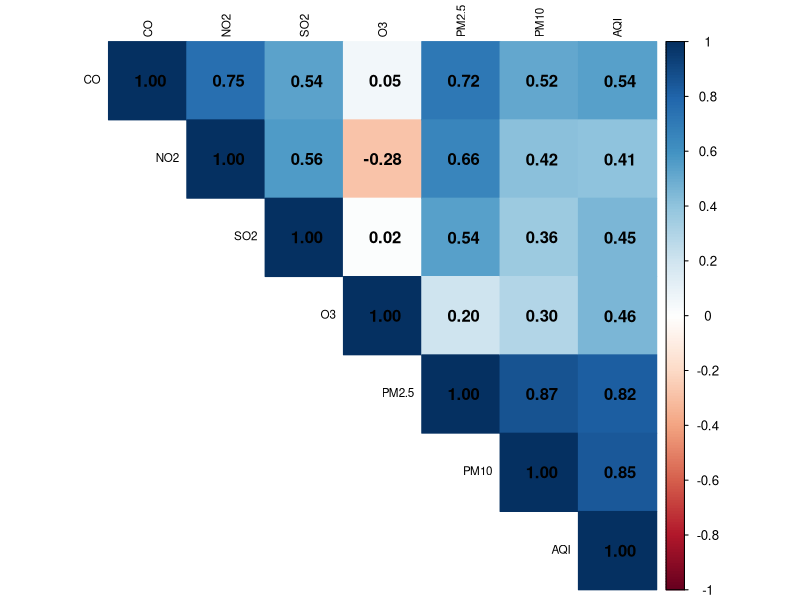
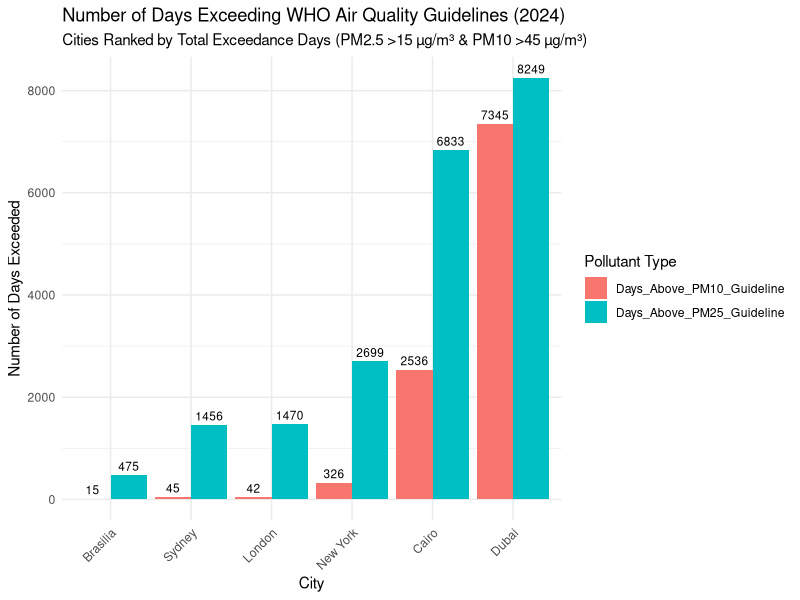
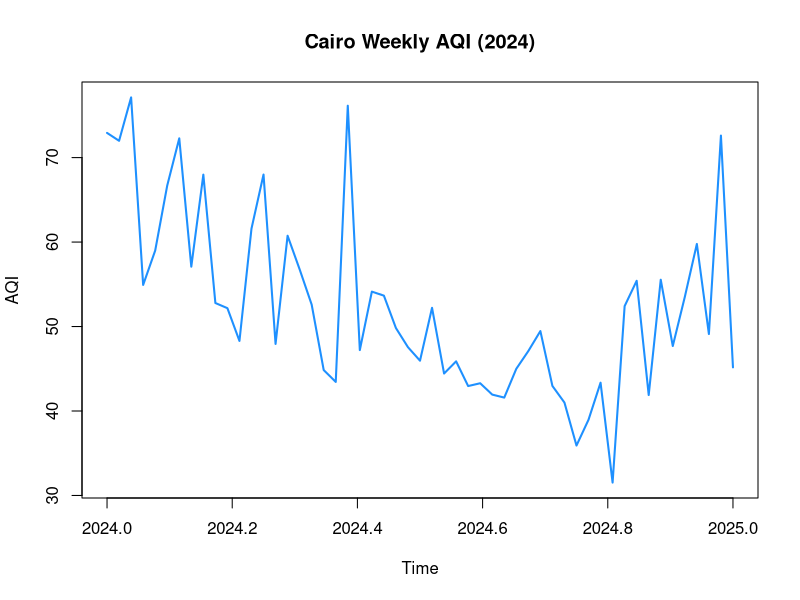
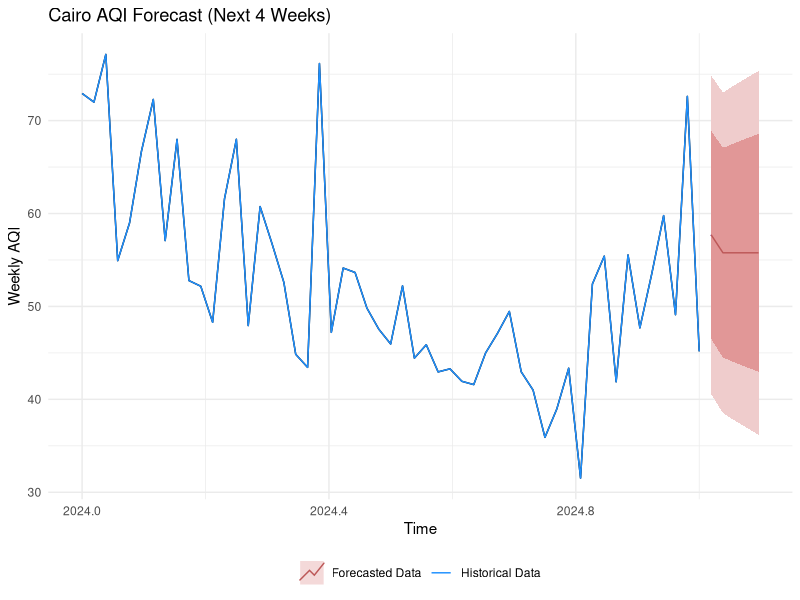
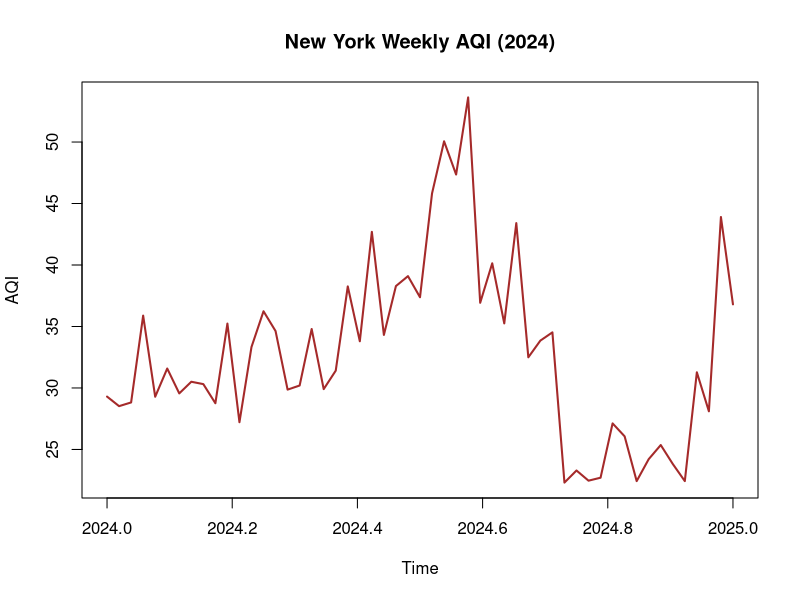
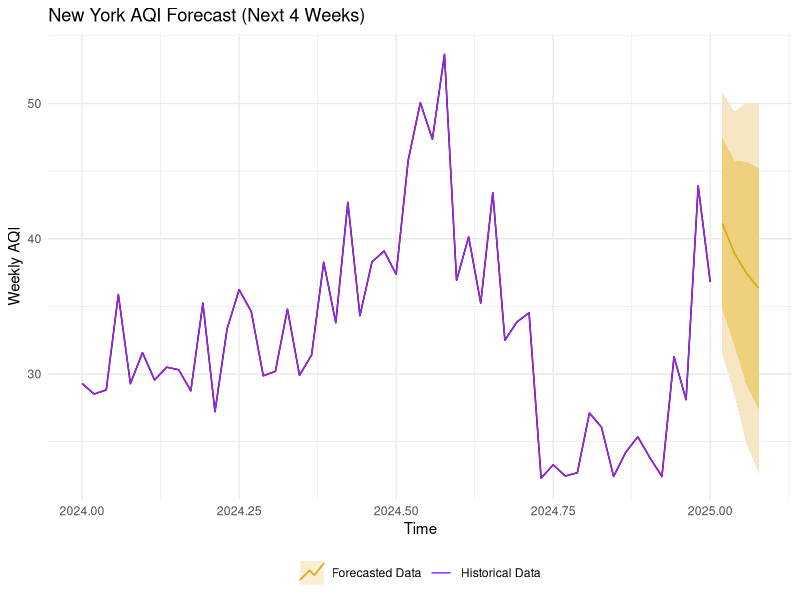
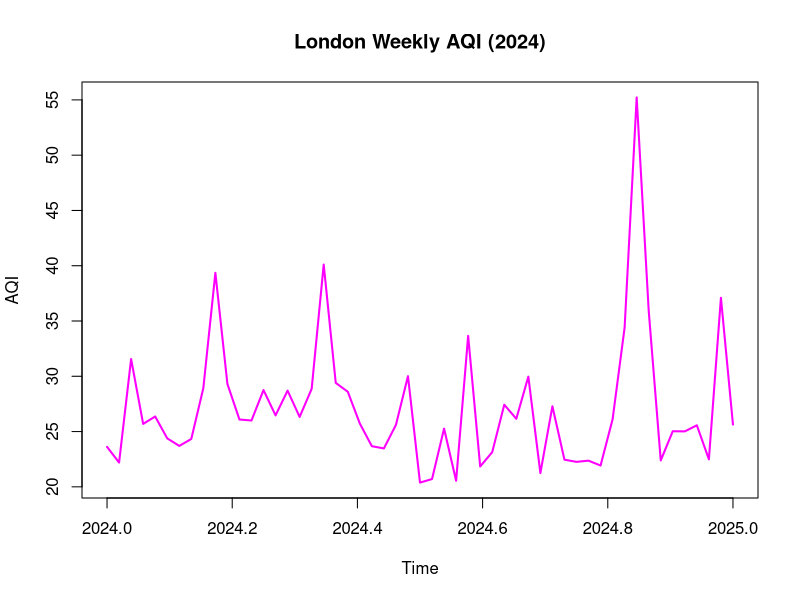
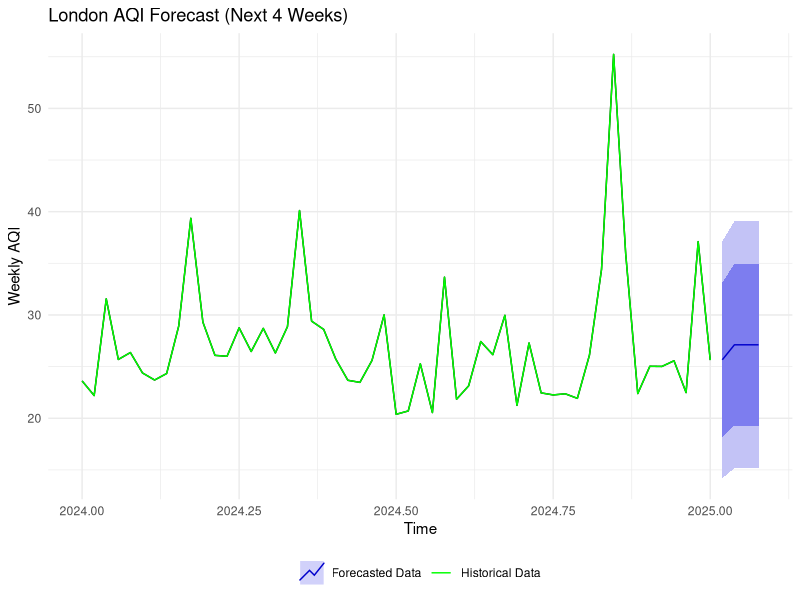

Recreate these plots in R, in order.
# -----------PHASE ONE-----------
#install required packages
install.packages("readr")
install.packages("dplyr")
install.packages("ggplot2")
install.packages("lubridate")
install.packages("corrplot")
install.packages("forecast")
install.packages('tidyr')
# load library()
library("readr")
library("dplyr")
library("ggplot2")
library("dplyr")
library(tidyr)
library(ggplot2)
library(forecast)
#setting working directory
setwd("/home/setup/Desktop/Airquality_Data_Analysis_with_R")
# load the air quality data set
df_aqi <- read_csv("Air_Quality.csv")

# Display the first few rows of the data frame
head(df_aqi)
#getting info about the data
glimpse(df_aqi)

# Statistical summary for numeric columns
summary(df_aqi)
#---------PHASE TWO --------------------
# ---    A -cleaning the Datas
#    ---- 80% of Co2 data is missing we can exclude it from our main correlation analysis
#---- The Date column is currently a character string.
#For any time-series analysis, R needs to recognize it as a date object.
#We can use the ymd_hms() function from the lubridate
#load the lubridate library
library("lubridate")
# Converting the Date column to a proper date-time object
df_aqi <- df_aqi %>%
  mutate(Date = ymd_hms(Date))

#as we got errors in converting some dates to proper date object
#we cleaned the rows rows as part of data cleaning by filtering by if is not [NA]
df_aqi_clean <- df_aqi %>%
  filter(!is.na(Date))

# Check the number of rows to confirm the cleaning worked
print("The number of rows after cleaning:")
print(nrow(df_aqi_clean))

#also lets remove c02 as part of our data cleaning as it has almost 45,000 NA values
#i.e 80% of the values are missing by excluding with - sign
df_final <- df_aqi_clean %>%
  select(-CO2)
# Checking the column names to confirm it was removed
print("The columns in the final data frame are:")
print(names(df_final))
print(nrow(df_final))

# --------------  PHASE3 (DATA ANALYSIS) -------------
# =========   (ONE) Pollutant Correlation Analysis ===========
# Our goal here is to identify which pollutants have the strongest relationship with the Air Quality Index (AQI).
# We'll do this by creating a Correlation matrix and then visualizing it with a correlation heatmap
# corrplot package is required and loaded
library("corrplot")
# (A): we  Select the numeric columns for the analysis
# by  selecting  all columns except 'Date' and 'City'
df_numeric <- df_final %>%
  select(-Date, -City)

# (B):Compute the correlation matrix for the prepared data
correlation_matrix <- cor(df_numeric)
# (C): # Plotting the correlation heatmap
corrplot(correlation_matrix, method = "color", type = "upper",
         addCoef.col = "black", # Add correlation coefficients
         tl.cex = 0.7, # Font size for labels
         tl.col = "black")

#============ (TWO) Health Impact Analysis ========
#Our task is to find out how many days each city exceeded these healthy thresholds during 2024.
#We will then visualize this to make a  statement in presentation.
# (A): we calculate the Days Exceeding WHO Guidelines per City
# with dplyr we can group the data by City and count the number of daily measurements
#that are above the WHO guidelines for both PM2.5 and PM10

# Calculate the number of days each city exceeded the WHO PM2.5 guideline
# ------------------ According to WHO
# PM2.5(fine dust ,most dangerous) : harmful when concentration is greater than [15μg/m³],
# PM10(Coarse Dust): Harmful when concentration is greater than [45μg/m³]
#----------------------
pm25_exceedance <- df_final %>%
  group_by(City) %>%
  summarise(
    Days_Above_PM25_Guideline = sum(PM2.5 > 15, na.rm = TRUE)
  )

# Calculate the number of days each city exceeded the WHO PM10 guideline
pm10_exceedance <- df_final %>%
  group_by(City) %>%
  summarise(
    Days_Above_PM10_Guideline = sum(PM10 > 45, na.rm = TRUE)
  )

# Print the results
print("Days each city exceeded the WHO PM2.5 guideline:")
print(pm25_exceedance)

print("Days each city exceeded the WHO PM10 guideline:")
print(pm10_exceedance)


# Plotting the values in a a Bar chart for easier visualization & disparity between the cities
# Combine the two data frames for easier plotting
combined_exceedance <- left_join(pm25_exceedance, pm10_exceedance, by = "City")

# Reshaping  the data for a better bar chart layout
plot_data <- combined_exceedance %>%
  pivot_longer(
    cols = c("Days_Above_PM25_Guideline", "Days_Above_PM10_Guideline"),
    names_to = "Pollutant",
    values_to = "Days_Exceeded"
  )

# Create the bar chart with reordered cities
ggplot(plot_data, aes(x = reorder(City, Days_Exceeded), y = Days_Exceeded, fill = Pollutant)) +
  geom_bar(stat = "identity", position = "dodge") +
  geom_text(aes(label = Days_Exceeded), position = position_dodge(width = 0.9), vjust = -0.5, size = 3) +
  labs(
    title = "Number of Days Exceeding WHO Air Quality Guidelines (2024)",
    subtitle = "Cities Ranked by Total Exceedance Days (PM2.5 >15 µg/m³ & PM10 >45 µg/m³)",
    x = "City",
    y = "Number of Days Exceeded",
    fill = "Pollutant Type"
  ) +
  theme_minimal() +
  theme(axis.text.x = element_text(angle = 45, hjust = 1))

# ------------(THREE) Time-Series Forecasting for Cairo -----------
# Let's use Cairo, as its high number of exceedance days will
# likely show some interesting trends.
#  we need to filter our data for Cairo and then combine  it to a weekly level.
# Making the time series easier to model, forecast library will be used

# Filtering the data to get only Cairo's records
cairo_data <- df_final %>%
  filter(City == "Cairo")

# combine the data to a weekly average for a cleaner time series
#i.e hours from jan [1-7] becomes week
cairo_ts_data <- cairo_data %>%
  mutate(Week = floor_date(Date, "week")) %>%
  group_by(Week) %>%
  summarise(
    AQI_Weekly = mean(AQI, na.rm = TRUE)
  )

# converting dataframe into a time series object using ts(startdate, frequency)
cairo_ts <- ts(cairo_ts_data$AQI_Weekly, start = c(2024, 1), frequency = 52)

# Plot the time series to visualize the trend
plot(cairo_ts, main = "Cairo Weekly AQI (2024)", xlab = "Time", ylab = "AQI",col = "dodgerblue" ,lwd=2)

# using auto.arima() function to select the best arima model for the forecast
# Fitting an ARIMA model to the time series data
fit <- auto.arima(cairo_ts)

# Print the model summary to see the chosen parameters
print(summary(fit))
# We can Forecast the next 4 weeks of AQI(Air quality Index for Cairo City)
forecast_results <- forecast(fit, h = 5)


# Plot the forecast using autoplot, which uses ggplot2
# We will use this to set up the plot
autoplot(forecast_results, main = "Cairo AQI Forecast (Next 4 Weeks)",
         xlab = "Time", ylab = "Weekly AQI") +
  # Using autolayer to add the historical data
  autolayer(cairo_ts, series = "Historical Data") +
  # Using autolayer to add the forecast with its confidence intervals
  autolayer(forecast_results, series = "Forecasted Data", PI = TRUE) +
  scale_color_manual(values = c("Historical Data" = "dodgerblue", "Forecasted Data" = "firebrick")) +
  theme_minimal() +
  theme(legend.position = "bottom", legend.title = element_blank())



# ------------(Four) Time-Series Forecasting for Newyork -----------
#it has high risk:
# Filter the data to get only New York's records
ny_data <- df_final %>%
  filter(City == "New York")

# Aggregate the data to a weekly average
ny_ts_data <- ny_data %>%
  mutate(Week = floor_date(Date, "week")) %>%
  group_by(Week) %>%
  summarise(
    AQI_Weekly = mean(AQI, na.rm = TRUE)
  )

# 2. Create a Time-Series Object for New York
ny_ts <- ts(ny_ts_data$AQI_Weekly, start = c(2024, 1), frequency = 52)
plot(ny_ts, main = "New York Weekly AQI (2024)", xlab = "Time", ylab = "AQI", col = "brown" ,lwd=2)

# 3. Build and Forecast the Model for New York
fit_ny <- auto.arima(ny_ts)
print(summary(fit_ny))
forecast_results_ny <- forecast(fit_ny, h = 4)
# Plot the New York forecast using autoplot
autoplot(forecast_results_ny, main = "New York AQI Forecast (Next 4 Weeks)",
         xlab = "Time", ylab = "Weekly AQI") +
  # Adding the historical data
  autolayer(ny_ts, series = "Historical Data") +
  # Add the forecast with confidence intervals
  autolayer(forecast_results_ny, series = "Forecasted Data", PI = TRUE) +
  # Customize the color palette and labels
  scale_color_manual(values = c("Historical Data" = "purple", "Forecasted Data" = "orange")) +
  # Add a clean theme for a professional look
  theme_minimal() +
  theme(legend.position = "bottom", legend.title = element_blank())



# ------------(Five) Time-Series Forecasting for London -----------
#low risk city
# 1. Prepare the Data for London
# Filter the data to get only London's records
london_data <- df_final %>%
  filter(City == "London")

# Aggregate the data to a weekly average
london_ts_data <- london_data %>%
  mutate(Week = floor_date(Date, "week")) %>%
  group_by(Week) %>%
  summarise(
    AQI_Weekly = mean(AQI, na.rm = TRUE)
  )

# 2. Create a Time-Series Object for London
london_ts <- ts(london_ts_data$AQI_Weekly, start = c(2024, 1), frequency = 52)
plot(london_ts, main = "London Weekly AQI (2024)", xlab = "Time", ylab = "AQI", col="magenta", lwd=2)

# 3. Build and Forecast the Model for London
fit_london <- auto.arima(london_ts)
print(summary(fit_london))
forecast_results_london <- forecast(fit_london, h = 4)
# Plot the London forecast using autoplot
autoplot(forecast_results_london, main = "London AQI Forecast (Next 4 Weeks)",
         xlab = "Time", ylab = "Weekly AQI") +
  # Add the historical data
  autolayer(london_ts, series = "Historical Data") +
  # Add the forecast with confidence intervals
  autolayer(forecast_results_london, series = "Forecasted Data", PI = TRUE) +
  # Customize the color palette and labels
  scale_color_manual(values = c("Historical Data" = "green", "Forecasted Data" = "blue")) +
  # Add a clean theme for a professional look
  theme_minimal() +
  theme(legend.position = "bottom", legend.title = element_blank())


# 1. Prepare the Data for Dubai
dubai_data <- df_aqi_clean %>%
  filter(City == "Dubai") %>%
  mutate(Week = floor_date(Date, "week")) %>%
  group_by(Week) %>%
  summarise(AQI_Weekly = mean(AQI, na.rm = TRUE))

# 2. Create a Time-Series Object for Dubai
dubai_ts <- ts(dubai_data$AQI_Weekly, start = c(2024, 1), frequency = 52)
plot(dubai_ts, main = "Dubai Weekly AQI (2024)", xlab = "Time", ylab = "AQI", col="magenta", lwd=2)

# 3. Build and Forecast the Model for Dubai
fit_dubai <- auto.arima(dubai_ts)
print(summary(fit_dubai))
forecast_results_dubai <- forecast(fit_dubai, h = 4)

# Plot the Dubai forecast using autoplot
autoplot(forecast_results_dubai, main = "Dubai AQI Forecast (Next 4 Weeks)",
         xlab = "Time", ylab = "Weekly AQI") +
  autolayer(dubai_ts, series = "Historical Data") +
  autolayer(forecast_results_dubai, series = "Forecasted Data", PI = TRUE) +
  scale_color_manual(values = c("Historical Data" = "orange", "Forecasted Data" = "red")) +
  theme_minimal() +
  theme(legend.position = "bottom", legend.title = element_blank())



# --brasilia

# 1. Prepare the Data for Brasilia
brasilia_data <- df_aqi_clean %>%
  filter(City == "Brasilia") %>%
  mutate(Week = floor_date(Date, "week")) %>%
  group_by(Week) %>%
  summarise(AQI_Weekly = mean(AQI, na.rm = TRUE))

# 2. Create a Time-Series Object for Brasilia
brasilia_ts <- ts(brasilia_data$AQI_Weekly, start = c(2024, 1), frequency = 52)
plot(brasilia_ts, main = "Brasilia Weekly AQI (2024)", xlab = "Time", ylab = "AQI", col="magenta", lwd=2)

# 3. Build and Forecast the Model for Brasilia
fit_brasilia <- auto.arima(brasilia_ts)
print(summary(fit_brasilia))
forecast_results_brasilia <- forecast(fit_brasilia, h = 4)

# Plot the Brasilia forecast using autoplot
autoplot(forecast_results_brasilia, main = "Brasilia AQI Forecast (Next 4 Weeks)",
         xlab = "Time", ylab = "Weekly AQI") +
  autolayer(brasilia_ts, series = "Historical Data") +
  autolayer(forecast_results_brasilia, series = "Forecasted Data", PI = TRUE) +
  scale_color_manual(values = c("Historical Data" = "dodgerblue", "Forecasted Data" = "skyblue")) +
  theme_minimal() +
  theme(legend.position = "bottom", legend.title = element_blank())



# sydney
# 1. Prepare the Data for Sydney
sydney_data <- df_aqi_clean %>%
  filter(City == "Sydney") %>%
  mutate(Week = floor_date(Date, "week")) %>%
  group_by(Week) %>%
  summarise(AQI_Weekly = mean(AQI, na.rm = TRUE))

# 2. Create a Time-Series Object for Sydney
sydney_ts <- ts(sydney_data$AQI_Weekly, start = c(2024, 1), frequency = 52)
plot(sydney_ts, main = "Sydney Weekly AQI (2024)", xlab = "Time", ylab = "AQI", col="magenta", lwd=2)

# 3. Build and Forecast the Model for Sydney
fit_sydney <- auto.arima(sydney_ts)
print(summary(fit_sydney))
forecast_results_sydney <- forecast(fit_sydney, h = 4)

# Plot the Sydney forecast using autoplot
autoplot(forecast_results_sydney, main = "Sydney AQI Forecast (Next 4 Weeks)",
         xlab = "Time", ylab = "Weekly AQI") +
  autolayer(sydney_ts, series = "Historical Data") +
  autolayer(forecast_results_sydney, series = "Forecasted Data", PI = TRUE) +
  scale_color_manual(values = c("Historical Data" = "forestgreen", "Forecasted Data" = "darkgreen")) +
  theme_minimal() +
  theme(legend.position = "bottom", legend.title = element_blank())





# scatter plot showing exceedence
# Make sure you have the tidyverse library loaded
library(tidyverse)

# Filter the data for Cairo and add a column to flag exceedances
cairo_exceedance_plot_data <- df_final %>%
  filter(City == "Cairo") %>%
  mutate(
    Exceeds_PM25 = PM2.5 > 15,
    Exceeds_PM10 = PM10 > 45,
    Exceedance_Type = case_when(
      Exceeds_PM25 & Exceeds_PM10 ~ "Both PM2.5 & PM10",
      Exceeds_PM25 ~ "PM2.5 Only",
      Exceeds_PM10 ~ "PM10 Only",
      TRUE ~ "No Exceedance"
    )
  ) %>%
  # Filter out rows with no exceedance to keep the plot clean and focused
  filter(Exceedance_Type != "No Exceedance")

# Create the scatter plot
ggplot(cairo_exceedance_plot_data, aes(x = Date, y = AQI, color = Exceedance_Type)) +
  geom_point(alpha = 0.6) +
  labs(
    title = "Cairo AQI vs. Days Exceeding WHO Guidelines",
    subtitle = "Highlighting days when PM2.5 (>15 µg/m³) or PM10 (>45 µg/m³) were above limits",
    x = "Date",
    y = "AQI",
    color = "Exceedance Type"
  ) +
  theme_minimal()


# Make sure you have the tidyverse library loaded
library(tidyverse)

# Filter the data for Cairo and add a column to flag exceedances
raw_aqi_plot <- ggplot(df_aqi_clean, aes(x = Date, y = AQI, group = City, color = City)) +
  geom_line(alpha = 0.6) +
  labs(
    title = "AQI Over Time (All Cities)",
    subtitle = "Raw data before aggregation or modeling",
    x = "Date",
    y = "AQI",
    color = "City"
  ) +
  theme_minimal()

print(raw_aqi_plot)
